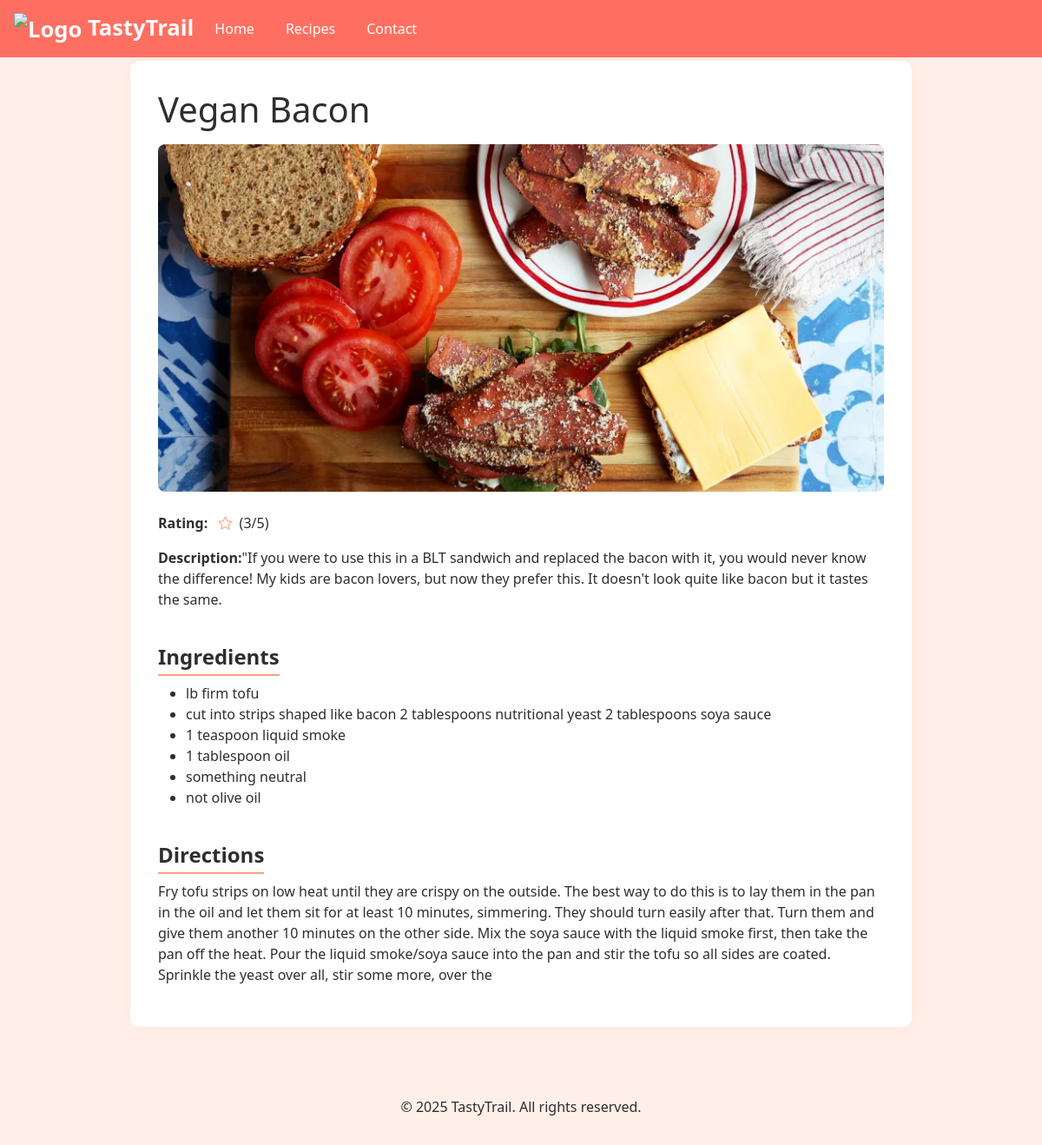
The app's page /recipeview/2 with its own data.
### recipes/models.py (models this page shows)
class RecipesList(models.Model):
    recipe_name = models.CharField(max_length=200,null=False,blank=False)
    recipe_dec = models.CharField(max_length=500,null=False,blank=False)
    recipe_rating = models.IntegerField(null=False,blank=False)
    recipe_directions = models.CharField(max_length=500,null=False,blank=False)
    recipe_ingredients = models.CharField(max_length=500,null=False,blank=False,help_text="Enter a value split by ' , ' ex: <b> nutritional yeast , soya sauce </b> ")
    recipe_img = models.ImageField(upload_to="RecipeImages",blank=True,null=True)
    def __str__(self):
        return self.recipe_name

### recipes/views.py (the view)
# urls.py: path('recipeview/<id>',recipe_view),
def recipe_view(request,id):
    recipes_data = RecipesList.objects.get(id=id)
    ingredients = recipes_data.recipe_ingredients.split(",")
    print(recipes_data)
    print(ingredients)
    return render(request,"recipeView.html",context={"recipes_data":recipes_data,"ingredients":ingredients})

### recipes/templates/recipeView.html (shortened to what this page needs)
<!DOCTYPE html>
<html lang="en">
<head>
  <link href="https://cdn.jsdelivr.net/npm/bootstrap@5.3.3/dist/css/bootstrap.min.css" rel="stylesheet">
  <link href="https://cdn.jsdelivr.net/npm/bootstrap-icons@1.10.5/font/bootstrap-icons.css" rel="stylesheet">
  <link rel="stylesheet" href="/static/recipeview.css">
</head>
<body>
<nav class="navbar navbar-expand-lg navbar-custom fixed-top px-3">
  <a class="navbar-brand" href="#">
    <img src="https://img.icons8.com/ios-filled/40/ffffff/cooking-book.png" alt="Logo" width="36" height="36">
    TastyTrail
  </a>
  <div class="collapse navbar-collapse justify-content-between" id="navbarNav">
    <ul class="navbar-nav">
      <li class="nav-item"><a class="nav-link" href="/">Home</a></li>
      <li class="nav-item"><a class="nav-link" href="/recipelist/">Recipes</a></li>
      <li class="nav-item"><a class="nav-link" href="/contact/">Contact</a></li>
    </ul>
  </div>
</nav>
<div class="recipe-container">
  <h1 class="mb-3">{{recipes_data.recipe_name}}</h1>
  <img src="/media/{{recipes_data.recipe_img }}" alt="Spaghetti Carbonara" class="recipe-image mb-4">
  <div class="rating mb-3">
    <strong>Rating:</strong>
    <span class="ms-2">
      <i class="bi bi-star"></i>
      <span class="ms-1">({{recipes_data.recipe_rating}}/5)</span>
    </span>
  </div>
  <p><strong>Description:</strong>{{recipes_data.recipe_dec }}</p>
  <h4 class="section-title">Ingredients</h4>
  <ul>
    {% for ing in ingredients %}
    <li>{{ing}}</li>
    {% endfor %}
  </ul>
  <h4 class="section-title">Directions</h4>
    <p>{{recipes_data.recipe_directions}}</p>
</div>
<footer>
  <p>&copy; 2025 TastyTrail. All rights reserved.</p>
</footer>
</body>
</html>

### static/recipeview.css (style rules this page uses)
body { padding-top: 70px; background-color: #FFEFE9; color: #2E2E2E; }
.recipe-container { max-width: 900px; margin: 0 auto; padding: 2rem; background: #fff; border-radius: 10px; box-shadow: 0 0 20px rgba(255, 159, 128, 0.1); }
.recipe-image { width: 100%; max-height: 400px; object-fit: cover; border-radius: 8px; }
.rating i { color: #FF9F80; }
.section-title { margin-top: 1.5rem; font-weight: bold; border-bottom: 2px solid #FF9F80; display: inline-block; padding-bottom: 5px; }
footer { text-align: center; margin-top: 4rem; padding: 1rem 0; background-color: #FFEFE9; color: #2E2E2E; }
.navbar-custom { background-color: #FF6F61; }
.navbar-brand { font-weight: bold; font-size: 1.6rem; color: #ffffff !important; }
.navbar-nav .nav-link { color: #ffffff !important; margin-right: 20px; font-weight: 500; }

### records on screen
RecipesList: recipe_name "Vegan Bacon", recipe_img (picture), recipe_rating "3", recipe_dec "\"If you were to use this in a BLT sandwich and replaced the bacon with it, you would never know the difference! My kids are bacon lovers, but now they prefer this. It doesn't look quite like bacon but it tastes the same.", recipe_directions "Fry tofu strips on low heat until they are crispy on the outside. The best way to do this is to lay them in the pan in the oil and let them sit for at least 10 minutes, simmering. They should turn easily after that. Turn them and give them another 10 minutes on the other side. Mix the soya sauce with the liquid smoke first, then take the pan off the heat. Pour the liquid smoke/soya sauce into the pan and stir the tofu so all sides are coated. Sprinkle the yeast over all, stir some more, over the"

### other values on screen
{{ ing }} "lb firm tofu" "cut into strips shaped like bacon 2 tablespoons nutritional yeast 2 tablespoons soya sauce" "1 teaspoon liquid smoke" "1 tablespoon oil" "something neutral" "not olive oil"
